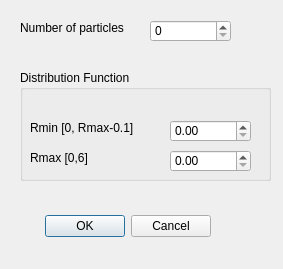
<?xml version="1.0" encoding="UTF-8"?>
<ui version="4.0">
 <class>TrackerDistributionDialog</class>
 <widget class="QDialog" name="TrackerDistributionDialog">
  <property name="geometry">
   <rect>
    <x>0</x>
    <y>0</y>
    <width>283</width>
    <height>269</height>
   </rect>
  </property>
  <property name="minimumSize">
   <size>
    <width>283</width>
    <height>269</height>
   </size>
  </property>
  <property name="maximumSize">
   <size>
    <width>283</width>
    <height>269</height>
   </size>
  </property>
  <property name="windowTitle">
   <string>Distribution Function Parameters</string>
  </property>
  <widget class="QDialogButtonBox" name="buttonBox">
   <property name="geometry">
    <rect>
     <x>30</x>
     <y>210</y>
     <width>181</width>
     <height>32</height>
    </rect>
   </property>
   <property name="orientation">
    <enum>Qt::Horizontal</enum>
   </property>
   <property name="standardButtons">
    <set>QDialogButtonBox::Cancel|QDialogButtonBox::Ok</set>
   </property>
  </widget>
  <widget class="QSpinBox" name="spinBoxNpart">
   <property name="geometry">
    <rect>
     <x>150</x>
     <y>20</y>
     <width>81</width>
     <height>22</height>
    </rect>
   </property>
  </widget>
  <widget class="QLabel" name="label">
   <property name="geometry">
    <rect>
     <x>20</x>
     <y>20</y>
     <width>121</width>
     <height>16</height>
    </rect>
   </property>
   <property name="text">
    <string>Number of particles</string>
   </property>
  </widget>
  <widget class="QGroupBox" name="groupBox">
   <property name="geometry">
    <rect>
     <x>20</x>
     <y>70</y>
     <width>251</width>
     <height>111</height>
    </rect>
   </property>
   <property name="title">
    <string>Distribution Function</string>
   </property>
   <widget class="QLabel" name="label_2">
    <property name="geometry">
     <rect>
      <x>10</x>
      <y>50</y>
      <width>121</width>
      <height>16</height>
     </rect>
    </property>
    <property name="text">
     <string>Rmin [0, Rmax-0.1]</string>
    </property>
   </widget>
   <widget class="QDoubleSpinBox" name="doubleSpinBoxRmin">
    <property name="geometry">
     <rect>
      <x>150</x>
      <y>50</y>
      <width>81</width>
      <height>22</height>
     </rect>
    </property>
   </widget>
   <widget class="QLabel" name="label_3">
    <property name="geometry">
     <rect>
      <x>10</x>
      <y>80</y>
      <width>71</width>
      <height>16</height>
     </rect>
    </property>
    <property name="text">
     <string>Rmax [0,6]</string>
    </property>
   </widget>
   <widget class="QDoubleSpinBox" name="doubleSpinBoxRmax">
    <property name="geometry">
     <rect>
      <x>150</x>
      <y>80</y>
      <width>81</width>
      <height>22</height>
     </rect>
    </property>
   </widget>
  </widget>
 </widget>
 <resources/>
 <connections>
  <connection>
   <sender>buttonBox</sender>
   <signal>accepted()</signal>
   <receiver>TrackerDistributionDialog</receiver>
   <slot>accept()</slot>
   <hints>
    <hint type="sourcelabel">
     <x>248</x>
     <y>254</y>
    </hint>
    <hint type="destinationlabel">
     <x>157</x>
     <y>274</y>
    </hint>
   </hints>
  </connection>
  <connection>
   <sender>buttonBox</sender>
   <signal>rejected()</signal>
   <receiver>TrackerDistributionDialog</receiver>
   <slot>reject()</slot>
   <hints>
    <hint type="sourcelabel">
     <x>316</x>
     <y>260</y>
    </hint>
    <hint type="destinationlabel">
     <x>286</x>
     <y>274</y>
    </hint>
   </hints>
  </connection>
 </connections>
</ui>
